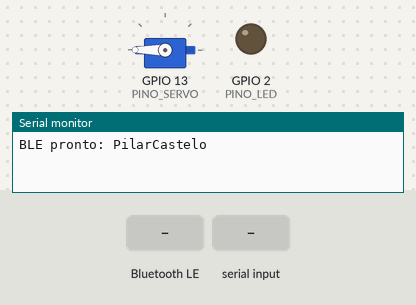
Recording of a sketch running on a simulated ESP32. Parts: servo, output pins drawn as LEDs (lit = HIGH), the last lines printed to the serial monitor. The test bench sets the inputs (shaded band). Nothing arrives over Bluetooth unless stated; a phone connects over Bluetooth LE 3 s after start.

Above: at 1.2 s.
1.3 s: Bluetooth LE write "0" received
At 1.8 s:
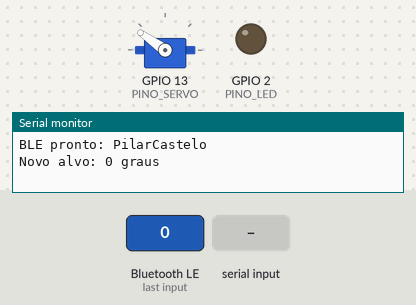
At 3.9 s:
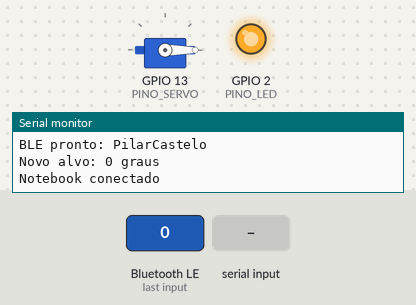
4.3 s: "90\n" received over Serial
At 6.1 s:
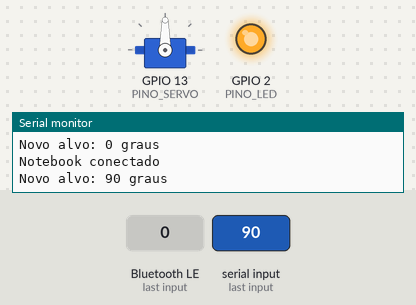
Timing chart, 0 to 7.6 s (numbered marks = the images above; inputs shaded):
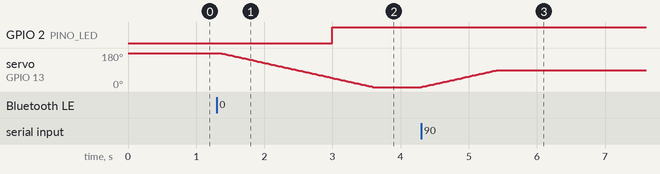

The sketch:

pilar_servo.ino
```cpp
/*
  Pilar do cenário — ESP32 + 1 servo motor
  ----------------------------------------
  Recebe o ângulo por Bluetooth BLE (Wi-Fi é proibido na OBR) e gira o pilar
  suavemente para a posição da cena:

      0°   -> portão     (cena 2)
      90°  -> menino     (cena 3)
      180° -> castelo    (cena 1)

  Ligações:
      Servo sinal (laranja/amarelo) -> GPIO 13
      Servo VCC (vermelho)          -> 5V de uma fonte/bateria externa (não use o 3V3 do ESP32)
      Servo GND (marrom/preto)      -> GND da fonte E GND do ESP32 (terra em comum!)

  Bibliotecas (Arduino IDE > Gerenciador de Bibliotecas):
      - ESP32Servo (Kevin Harrington)
  Placa: "ESP32 Dev Module" (pacote esp32 da Espressif).

  Protocolo: o notebook escreve um texto com o ângulo ("0", "90" ou "180")
  na característica CHAR_UUID. O ESP32 responde por notificação "OK <ângulo>".
  Também aceita o mesmo comando pelo Monitor Serial (115200), para testes.
*/

#include <BLEDevice.h>
#include <BLEServer.h>
#include <BLE2902.h>
#include <ESP32Servo.h>

// ---------------------------------------------------------------- configuração
#define NOME_BLE      "PilarCastelo"     // o Python procura por este nome
#define SERVICE_UUID  "6e400001-b5a3-f393-e0a9-e50e24dcca9e"
#define CHAR_UUID     "6e400002-b5a3-f393-e0a9-e50e24dcca9e"

const int PINO_SERVO      = 13;
const int ANGULO_INICIAL  = 180;   // começa virado para o castelo (cena 1)
const int MS_POR_GRAU     = 12;    // velocidade: 12 ms/grau = 90° em ~1,1 s
const int PULSO_MIN_US    = 500;   // ajuste se seu servo não chegar a 0°/180°
const int PULSO_MAX_US    = 2400;
const int PINO_LED        = 2;     // LED da placa: aceso = notebook conectado

// ---------------------------------------------------------------- estado
Servo servo;
BLECharacteristic *caracteristica = nullptr;
volatile int alvo = ANGULO_INICIAL;
int atual = ANGULO_INICIAL;
bool conectado = false;
unsigned long ultimoPasso = 0;

void definirAlvo(int angulo) {
  angulo = constrain(angulo, 0, 180);
  alvo = angulo;
  Serial.printf("Novo alvo: %d graus\n", angulo);
  if (caracteristica && conectado) {
    String resposta = "OK " + String(angulo);
    caracteristica->setValue(resposta.c_str());
    caracteristica->notify();
  }
}

// Converte o texto recebido ("90", "90\n", " 180 ") em ângulo
bool lerAngulo(String texto, int &angulo) {
  texto.trim();
  if (texto.length() == 0) return false;
  for (unsigned int i = 0; i < texto.length(); i++) {
    if (!isDigit(texto[i])) return false;
  }
  angulo = texto.toInt();
  return angulo >= 0 && angulo <= 180;
}

// ---------------------------------------------------------------- BLE
class EventosServidor : public BLEServerCallbacks {
  void onConnect(BLEServer *s) override {
    conectado = true;
    digitalWrite(PINO_LED, HIGH);
    Serial.println("Notebook conectado");
  }
  void onDisconnect(BLEServer *s) override {
    conectado = false;
    digitalWrite(PINO_LED, LOW);
    Serial.println("Notebook desconectado — anunciando de novo");
    BLEDevice::startAdvertising();   // permite reconectar sozinho
  }
};

class EventosEscrita : public BLECharacteristicCallbacks {
  void onWrite(BLECharacteristic *c) override {
    String recebido = String(c->getValue().c_str());
    int angulo;
    if (lerAngulo(recebido, angulo)) {
      definirAlvo(angulo);
    } else {
      Serial.printf("Comando ignorado: '%s'\n", recebido.c_str());
    }
  }
};

void iniciarBLE() {
  BLEDevice::init(NOME_BLE);
  BLEServer *servidor = BLEDevice::createServer();
  servidor->setCallbacks(new EventosServidor());
  BLEService *servico = servidor->createService(SERVICE_UUID);
  caracteristica = servico->createCharacteristic(
      CHAR_UUID,
      BLECharacteristic::PROPERTY_WRITE | BLECharacteristic::PROPERTY_WRITE_NR |
      BLECharacteristic::PROPERTY_READ | BLECharacteristic::PROPERTY_NOTIFY);
  caracteristica->addDescriptor(new BLE2902());
  caracteristica->setCallbacks(new EventosEscrita());
  caracteristica->setValue(String(ANGULO_INICIAL).c_str());
  servico->start();
  BLEAdvertising *anuncio = BLEDevice::getAdvertising();
  anuncio->addServiceUUID(SERVICE_UUID);
  anuncio->setScanResponse(true);
  BLEDevice::startAdvertising();
  Serial.println("BLE pronto: " NOME_BLE);
}

// ---------------------------------------------------------------- setup / loop
void setup() {
  Serial.begin(115200);
  pinMode(PINO_LED, OUTPUT);
  servo.setPeriodHertz(50);
  servo.attach(PINO_SERVO, PULSO_MIN_US, PULSO_MAX_US);
  servo.write(atual);
  iniciarBLE();
}

void loop() {
  // movimento suave: 1 grau a cada MS_POR_GRAU, sem travar o BLE
  if (atual != alvo && millis() - ultimoPasso >= (unsigned long)MS_POR_GRAU) {
    ultimoPasso = millis();
    atual += (alvo > atual) ? 1 : -1;
    servo.write(atual);
  }
  // teste pelo Monitor Serial: digite 0, 90 ou 180 e Enter
  if (Serial.available()) {
    int angulo;
    if (lerAngulo(Serial.readStringUntil('\n'), angulo)) definirAlvo(angulo);
  }
}
```

Measured:
- after the input at 1.3 s, servo on GPIO 13 (PINO_SERVO): moves from 180° to 0° over 2.2 s, starting after 0.05 s
- after the input at 4.3 s, servo on GPIO 13 (PINO_SERVO): moves from 0° to 90° over 1.1 s, starting at once
